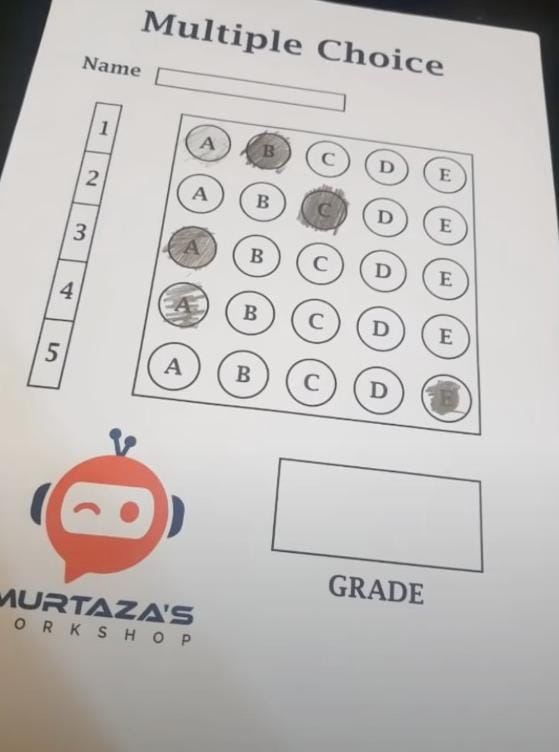
#> input picture WhatsApp Image 2023-05-06 at 13.07.58.jpeg, 559 x 752 px, given in place of the camera
$ python main.py
#> lines starting #> are read from the running program, lines starting #| are printed output that depends on the picture; after the words box and inside, x2 and y2 are one past the last pixel; in counts of white or black regions, pixels touching at a corner belong together
import cv2#importing computer vision module
import numpy as np#image Representation #Array Operations #Array Slicing and Region of Interest (ROI) Selection #Array Manipulation #Array Stacking and Splitting #Mathematical and Statistical Analysis # Broadcasting
import utlis #Custom module created to stack all images together in an array so that the pipleline of the project can be observed accordingly

########################
#PARAMETERS
path="1.jpeg"#PATH OF IMAGE AS STORED IN THE FILE
widthImg=700#WIDTH OF IMAGE USED FOR RESIZING THE ACTUAL IMAGE
heightImg=700#HEIGHT OF IMAGE USED FOR RESIZING THE ACTUAL IMAGE
questions=5#NUMBER OF QUESTIONS DEFINED
choices=5#NUMBER OF CHOICES DEFINED
ans=[1,2,0,1,4]#ANSWER KEY
webcamFeed = True#The line of code webcamFeed = True suggests that a webcam feed is being utilized in your project. Setting webcamFeed to True typically indicates that you want to access and process live video from a connected webcam.
cameraNo=0#default webcam index ELSE 1 for external cam
#######################

cap=cv2.VideoCapture(cameraNo)#This line creates a video capture object named cap.The cameraNo variable represents the camera index or number. By passing the camera index to cv2.VideoCapture(), you are initializing the video capture object to read frames from the specified camera.
cap.set(10,150)#used to modify various properties of the video capture object.In this case the property ID 10 corresponds to cv2.CAP_PROP_BRIGHTNESS, and the value 150 is being set as the brightness level.

while True:
    if webcamFeed:success,img=cap.read()#This condition checks if webcamFeed is True. If it is, it means the webcam feed is being used. cap.read() retrieves the next frame from the video capture object cap, and the resulting frame is stored in the img variable.
#> img is the input picture: shape (752, 559, 3); mean B, G, R 188.6, 190.6, 194.2
    else:img=cv2.imread (path)#if webcamFeed is False, it means an image file is being used instead of the webcam feed. In this case, cv2.imread(path) reads an image file specified by the path variable, and the resulting image is stored in the img variable.


    #PROCESSING
    img=cv2.resize(img,(widthImg,heightImg))#resizing the orignal image.Resized Width and height parameters have already been defined.
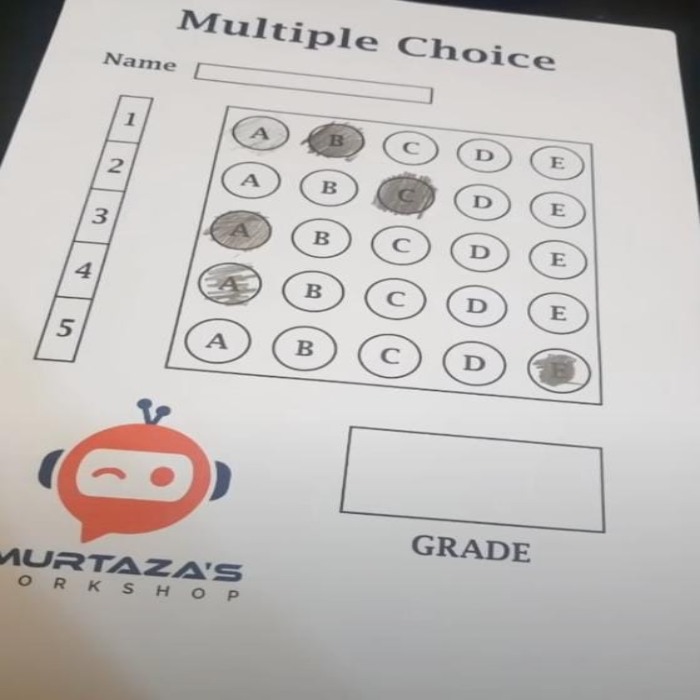
#> img: shape (700, 700, 3); mean B, G, R 188.5, 190.6, 194.2
    imgContours=img.copy()#The line of code imgContours = img.copy() creates a copy of the original image img and assigns it to a new variable imgContours.
    imgFinal = img.copy()#The line of code imgFinal = img.copy() creates a copy of the original image img and assigns it to a new variable imgFinal.
    imgBiggestcontours = img.copy()#The line of code imgBiggestcontours = img.copy() creates a copy of the original image img and assigns it to a new variable imgBiggestcontours.
    imgGray=cv2.cvtColor(img,cv2.COLOR_BGR2GRAY)#Converting orignal image to gray scale.This process is termed as Gray scale conversion.
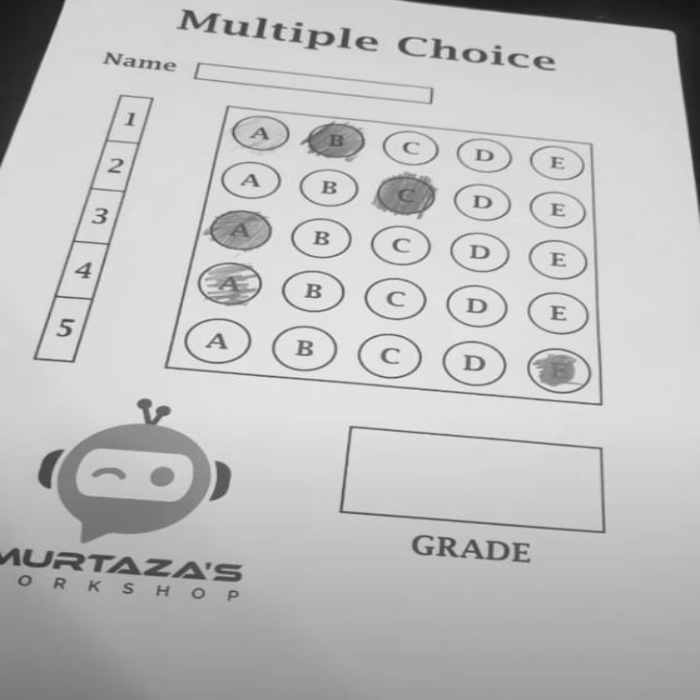
#> imgGray: shape (700, 700); min 21, max 243, mean 191.4
    imgBlur=cv2.GaussianBlur((imgGray),(5,5),1)#done to ensure:simplicity,dimesnsionality reduction,illumination invariance,noise reduction,compatibility #(5,5) is the size of gaussian kernel i.e. blurring operation will consider a neighbourhood of 5x5 pixels around each pixels # 1 indiscates the standard deviation of gaussian distribution used for blurring operation
    imgCanny=cv2.Canny(imgBlur,10,50)#done to ensure edge detection #(10,50) are threshold values. ANy gradient magnitude above or below these threshold values will be considered as non edged or strongly edged pixels.
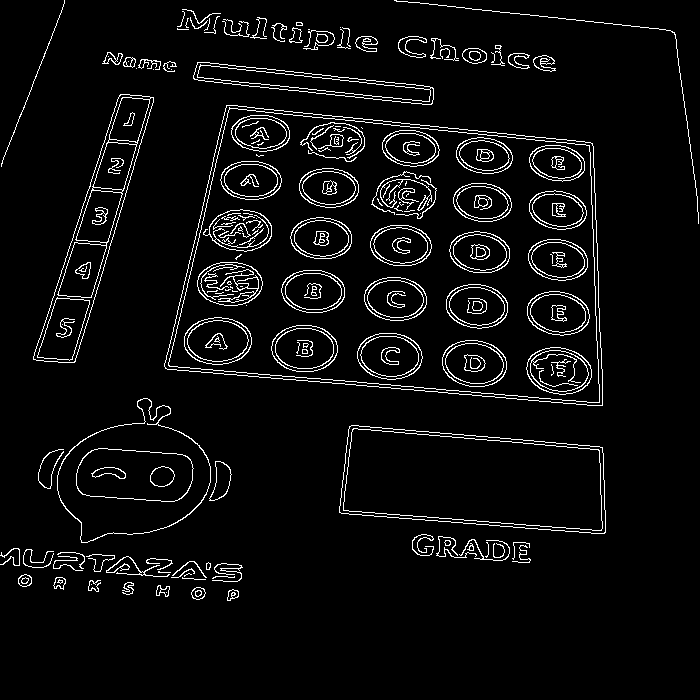
#> imgCanny: shape (700, 700); 5% white in thin lines or dots, all inside (x1, y1, x2, y2) = (0, 0, 699, 601)

    try:
        #FINDING ALL CONTOURS
        contours,hierarchy = cv2.findContours(imgCanny,cv2.RETR_EXTERNAL,cv2.CHAIN_APPROX_NONE)#his line applies the cv2.findContours() function to detect contours in the image imgCanny. The imgCanny is assumed to be a binary image obtained from previous image processing steps, such as Canny edge detection. The function returns a list of contours (contours) and a hierarchy representation (hierarchy). The cv2.RETR_EXTERNAL flag specifies that only the external contours are retrieved, while cv2.CHAIN_APPROX_NONE indicates that all contour points are stored.
#> contours = 76 contours, 43 with area under 20; largest, box (x1, y1, x2, y2) and area: (164, 105, 603, 406) 107105, (339, 425, 606, 534) 22867, (57, 398, 211, 543) 14042, (33, 94, 154, 363) 10513, (193, 62, 434, 105) 4386
        cv2.drawContours(imgContours,contours,-1,(0,255,0),10)#This line draws the detected contours on the imgContours image using the cv2.drawContours() function. The imgContours image is assumed to be a copy of the original image where contours will be visualized. The contours variable contains the list of contours obtained in the previous step. The -1 parameter indicates that all contours should be drawn. The (0, 255, 0) argument specifies the color of the contour (here, green in the BGR format), and 10 is the thickness of the contour lines.
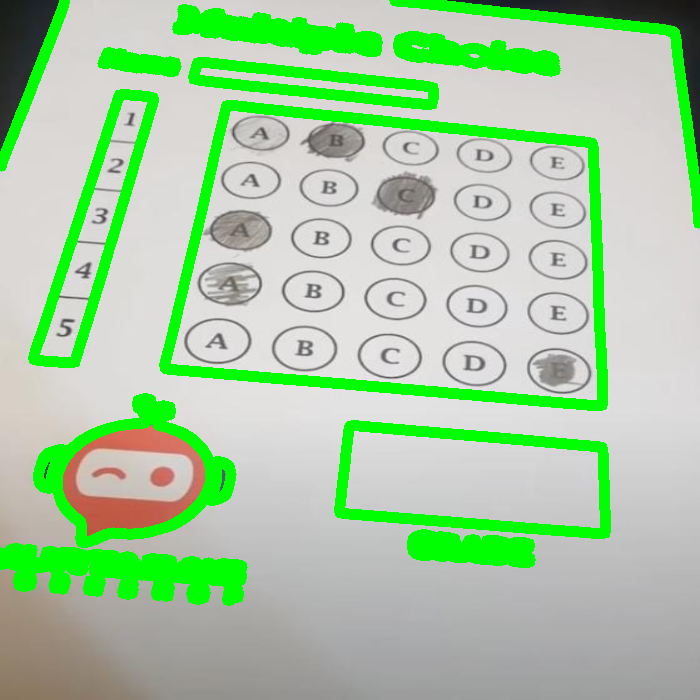
#> imgContours: shape (700, 700, 3); 15.02% of pixels changed, all inside (x1, y1, x2, y2) = (0, 0, 700, 606)

#> (the run stopped early here; a loop or call above may not have finished)
